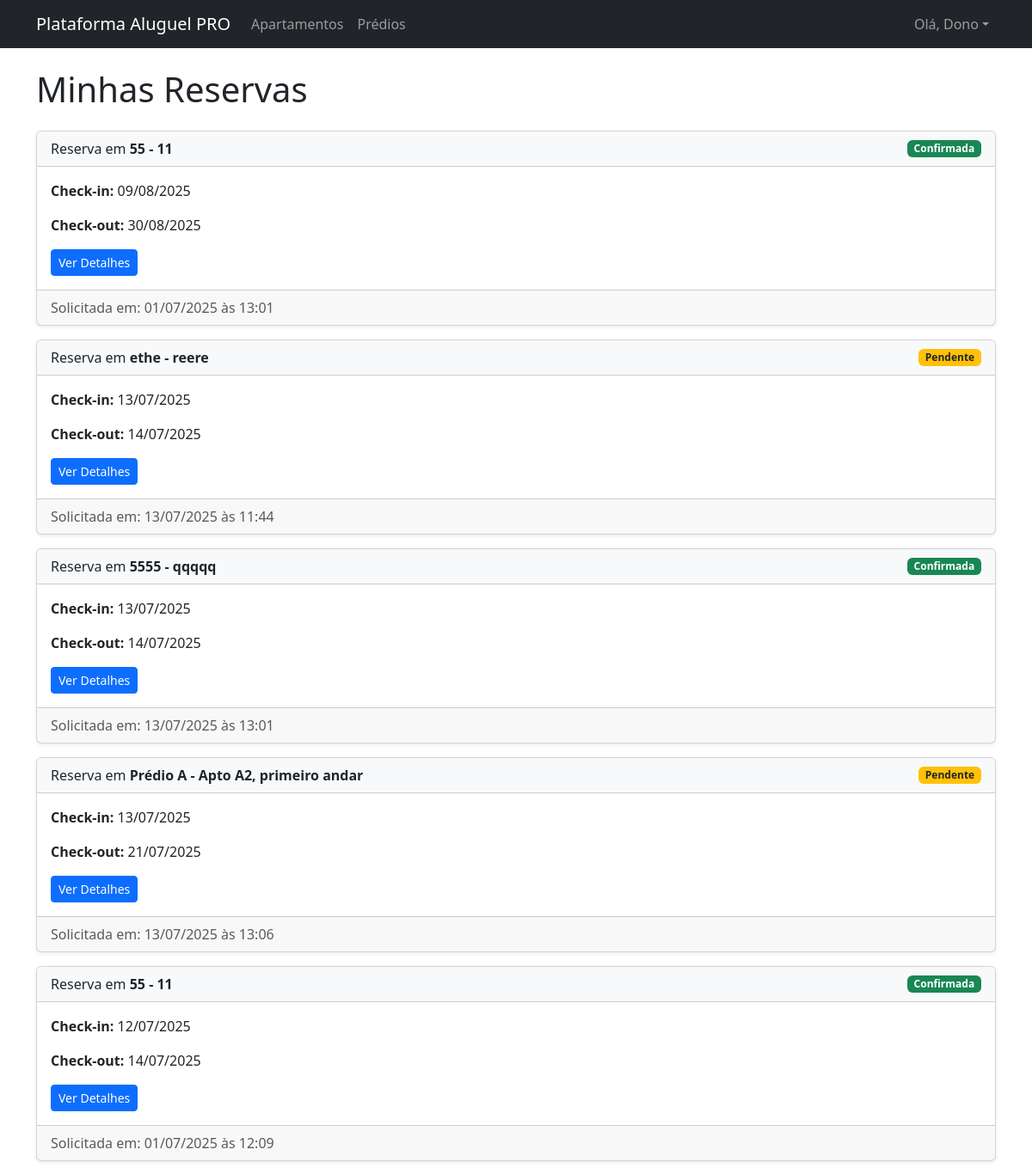
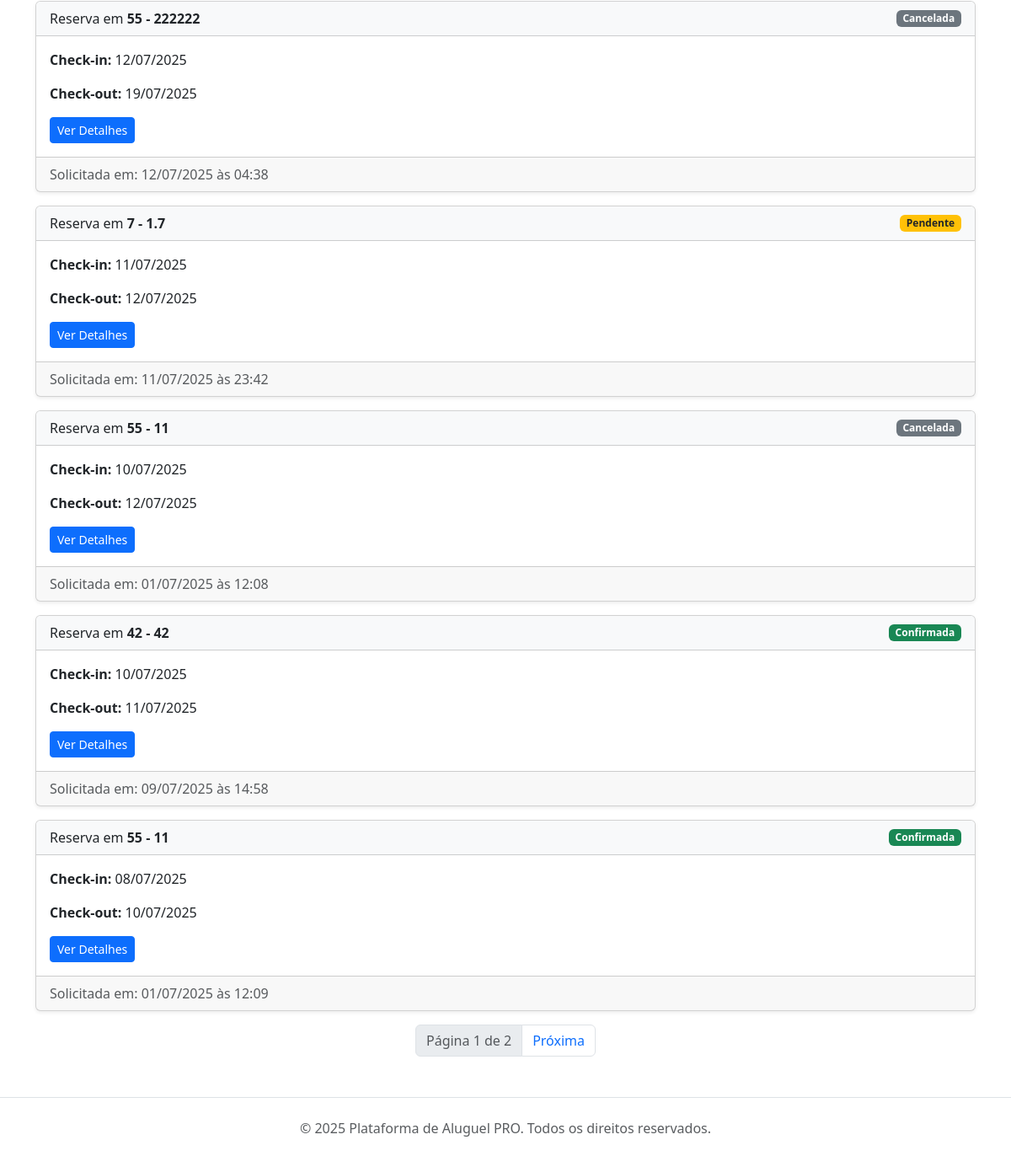
Page /apartamentos/minhas-reservas/ (signed in) on the committed database (2 pictures, top to bottom).
### apartamentos/models.py (models this page shows, shortened)
class Reserva(models.Model):
    class StatusReserva(models.TextChoices):
        PENDENTE = 'PENDENTE', _('Pendente')
        CONFIRMADA = 'CONFIRMADA', _('Confirmada')
        CANCELADA = 'CANCELADA', _('Cancelada')
    apartamento = models.ForeignKey(Apartamento, on_delete=models.CASCADE, related_name='reservas')
    hospede = models.ForeignKey(settings.AUTH_USER_MODEL, on_delete=models.CASCADE, related_name='reservas')
    data_checkin = models.DateField(_("data de check-in"))
    data_checkout = models.DateField(_("data de check-out"))
    status = models.CharField(_("status"), max_length=20, choices=StatusReserva.choices, default=StatusReserva.PENDENTE)
    data_reserva = models.DateTimeField(_("data da reserva"), auto_now_add=True)
    class Meta:
        verbose_name = _("Reserva"); verbose_name_plural = _("Reservas"); ordering = ['-data_reserva']

class Apartamento(models.Model):
    predio = models.ForeignKey(Predio, on_delete=models.CASCADE, related_name='apartamentos', verbose_name=_("prédio / condomínio"))
    proprietario = models.ForeignKey(settings.AUTH_USER_MODEL, on_delete=models.CASCADE, related_name='meus_apartamentos', verbose_name=_("proprietário"))
    titulo = models.CharField(_("identificador da unidade"), max_length=100)
    descricao = models.TextField(_("descrição da unidade"), blank=True)
    numero_quartos = models.PositiveIntegerField(_("número de quartos"), default=1)
    numero_banheiros = models.PositiveIntegerField(_("número de banheiros"), default=1)
    area_m2 = models.DecimalField(_("área (m²)"), max_digits=7, decimal_places=2)
    preco_diaria = models.DecimalField(_("preço da diária (R$)"), max_digits=10, decimal_places=2)
    foto_principal = models.ImageField(_("foto principal da unidade"), upload_to='apartamentos/fotos_principais/%Y/%m/%d/', blank=True, null=True)
    disponivel = models.BooleanField(_("disponível para aluguel?"), default=True)
    comodidades = models.ManyToManyField(Comodidade, blank=True, verbose_name=_("comodidades da unidade"))
    data_cadastro = models.DateTimeField(_("data de cadastro"), auto_now_add=True)
    data_atualizacao = models.DateTimeField(_("data de atualização"), auto_now=True)
    class Meta:
        verbose_name = _("Apartamento / Unidade"); verbose_name_plural = _("Apartamentos / Unidades"); ordering = ['predio', 'titulo']

class Predio(models.Model):
    proprietario = models.ForeignKey(settings.AUTH_USER_MODEL, on_delete=models.CASCADE, related_name='predios', verbose_name=_("proprietário"))
    nome = models.CharField(_("nome do prédio/condomínio"), max_length=255)
    endereco_completo = models.CharField(_("endereço completo"), max_length=255)
    cidade = models.CharField(_("cidade"), max_length=100)
    estado = models.CharField(_("estado (UF)"), max_length=2)
    cep = models.CharField(_("CEP"), max_length=9)
    foto_fachada = models.ImageField(_("foto da fachada"), upload_to='predios/fachadas/%Y/%m/%d/', blank=True, null=True)
    data_cadastro = models.DateTimeField(_("data de cadastro"), auto_now_add=True)
    class Meta:
        verbose_name = _("Prédio / Condomínio"); verbose_name_plural = _("Prédios / Condomínios"); ordering = ['nome']

### apartamentos/views.py (the view)
# urls.py: path('minhas-reservas/', MinhasReservasListView.as_view(), name='minhas_reservas'),
class MinhasReservasListView(LoginRequiredMixin, ListView):
    model = Reserva
    template_name = 'apartamentos/minhas_reservas.html'
    context_object_name = 'reservas'
    paginate_by = 10
    def get_queryset(self):
        return Reserva.objects.filter(hospede=self.request.user).select_related('apartamento__predio').order_by(
            '-data_checkin')

### apartamentos/templates/apartamentos/minhas_reservas.html (shortened to what this page needs)
{% extends 'base.html' %}
{% block content %}
<h1 class="mb-4">Minhas Reservas</h1>
{% for reserva in reservas %}
    <div class="card mb-3 shadow-sm">
        <div class="card-header d-flex justify-content-between align-items-center bg-light">
            <div>
                <span>Reserva em <strong>{{ reserva.apartamento.predio.nome }} - {{ reserva.apartamento.titulo }}</strong></span>
            </div>
            {% if reserva.status == 'PENDENTE' %}
                <span class="badge bg-warning text-dark">{{ reserva.get_status_display }}</span>
            {% elif reserva.status == 'CONFIRMADA' %}
                <span class="badge bg-success">{{ reserva.get_status_display }}</span>
            {% else %}
                <span class="badge bg-secondary">{{ reserva.get_status_display }}</span>
            {% endif %}
        </div>
        <div class="card-body">
            <p><strong>Check-in:</strong> {{ reserva.data_checkin|date:"d/m/Y" }}</p>
            <p><strong>Check-out:</strong> {{ reserva.data_checkout|date:"d/m/Y" }}</p>
            <a href="{% url 'apartamentos:detalhe_reserva' pk=reserva.pk %}" class="btn btn-primary btn-sm">Ver Detalhes</a>
        </div>
        <div class="card-footer text-muted">
            Solicitada em: {{ reserva.data_reserva|date:"d/m/Y" }} às {{ reserva.data_reserva|time:"H:i" }}
        </div>
    </div>
{% empty %}
    <div class="text-center p-5 border rounded">
        <h4>Você ainda não fez nenhuma reserva.</h4>
        <p>Explore nossos <a href="{% url 'apartamentos:lista_apartamentos' %}">apartamentos</a> e encontre seu próximo destino!</p>
    </div>
{% endfor %}
{% if is_paginated %}
    <nav aria-label="Navegação das reservas">
        <ul class="pagination justify-content-center">
            <li class="page-item disabled"><span class="page-link">Página {{ page_obj.number }} de {{ page_obj.paginator.num_pages }}</span></li>
            {% if page_obj.has_next %}
                <li class="page-item"><a class="page-link" href="?page={{ page_obj.next_page_number }}">Próxima</a></li>
            {% endif %}
        </ul>
    </nav>
{% endif %}
{% endblock content %}

### templates/base.html (shortened to what this page needs)
{% load static %}
<!DOCTYPE html>
<html lang="pt-br">
<head>
    <link href="https://cdn.jsdelivr.net/npm/bootstrap@5.3.3/dist/css/bootstrap.min.css" rel="stylesheet">
</head>
<body>
    <nav class="navbar navbar-expand-lg navbar-dark bg-dark mb-4" style="position: relative; z-index: 1050;">
        <div class="container">
            <a class="navbar-brand" href="{% url 'homepage' %}">Plataforma Aluguel PRO</a>
            <div class="collapse navbar-collapse" id="navbarNav">
                <ul class="navbar-nav me-auto mb-2 mb-lg-0">
                    <li class="nav-item"><a class="nav-link" href="{% url 'apartamentos:lista_apartamentos' %}">Apartamentos</a></li>
                    <li class="nav-item"><a class="nav-link" href="{% url 'apartamentos:lista_predios' %}">Prédios</a></li>
                </ul>
                <ul class="navbar-nav">
                    {% if user.is_authenticated %}
                    <li class="nav-item dropdown">
                        <a class="nav-link dropdown-toggle" href="#" role="button" data-bs-toggle="dropdown" aria-expanded="false">Olá, {{ user.first_name|default:user.username }}</a>
                    </li>
                    {% else %}
                    <li class="nav-item"><a class="nav-link" href="{% url 'login' %}">Entrar</a></li>
                    <li class="nav-item"><a class="nav-link btn btn-primary text-white" href="{% url 'apartamentos:signup' %}">Cadastre-se</a></li>
                    {% endif %}
                </ul>
            </div>
        </div>
    </nav>
    <main class="container">
        {% block content %}{% endblock content %}
    </main>
    <footer class="mt-5 py-4 text-center text-muted border-top"><p>&copy; {% now "Y" %} Plataforma de Aluguel PRO. Todos os direitos reservados.</p></footer>
</body>
</html>

### rows in the picture
Reserva: apartamento.predio.nome "55", apartamento.titulo "11", status "Confirmada", data_checkin "09/08/2025", data_checkout "30/08/2025", data_reserva "01/07/2025", data_reserva "13:01"
Reserva: apartamento.predio.nome "ethe", apartamento.titulo "reere", status "Pendente", data_checkin "13/07/2025", data_checkout "14/07/2025", data_reserva "13/07/2025", data_reserva "11:44"
Reserva: apartamento.predio.nome "5555", apartamento.titulo "qqqqq", status "Confirmada", data_checkin "13/07/2025", data_checkout "14/07/2025", data_reserva "13/07/2025", data_reserva "13:01"
Reserva: apartamento.predio.nome "Prédio A", apartamento.titulo "Apto A2, primeiro andar", status "Pendente", data_checkin "13/07/2025", data_checkout "21/07/2025", data_reserva "13/07/2025", data_reserva "13:06"
Reserva: apartamento.predio.nome "55", apartamento.titulo "11", status "Confirmada", data_checkin "12/07/2025", data_checkout "14/07/2025", data_reserva "01/07/2025", data_reserva "12:09"
Reserva: apartamento.predio.nome "55", apartamento.titulo "222222", status "Cancelada", data_checkin "12/07/2025", data_checkout "19/07/2025", data_reserva "12/07/2025", data_reserva "04:38"
Reserva: apartamento.predio.nome "7", apartamento.titulo "1.7", status "Pendente", data_checkin "11/07/2025", data_checkout "12/07/2025", data_reserva "11/07/2025", data_reserva "23:42"
Reserva: apartamento.predio.nome "55", apartamento.titulo "11", status "Cancelada", data_checkin "10/07/2025", data_checkout "12/07/2025", data_reserva "01/07/2025", data_reserva "12:08"
Reserva: apartamento.predio.nome "42", apartamento.titulo "42", status "Confirmada", data_checkin "10/07/2025", data_checkout "11/07/2025", data_reserva "09/07/2025", data_reserva "14:58"
Reserva: apartamento.predio.nome "55", apartamento.titulo "11", status "Confirmada", data_checkin "08/07/2025", data_checkout "10/07/2025", data_reserva "01/07/2025", data_reserva "12:09"

### other values in the picture
{{ user.first_name|default:user.username }} "Dono"
{{ page_obj.number }} "1"
{{ page_obj.paginator.num_pages }} "2"
